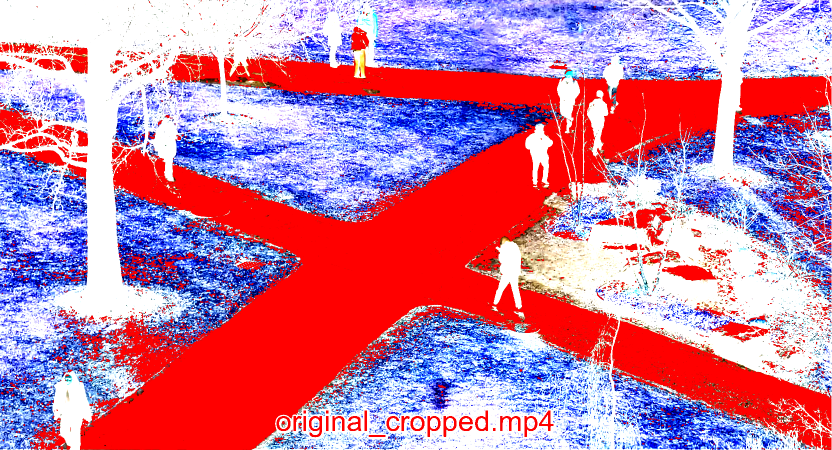
#> input picture data/test.png, 1664 x 899 px (shown at 1/2 size)
$ python calibrated_location.py
#> lines starting #> are read from the running program, lines starting #| are printed output that depends on the picture; after the words box and inside, x2 and y2 are one past the last pixel; in counts of white or black regions, pixels touching at a corner belong together
import cv2
import numpy as np

def calibrated_location(image_path, point_A, new_width, new_height):
#> called with image_path = 'data/test.png', point_A = (1122, 723), new_width = 300, new_height = 400
    img = cv2.imread(image_path)
#> img is the input picture: shape (899, 1664, 3); mean B, G, R 159.5, 126, 200.4
    # cv2.imshow('Original Image', img)

    # 手动定义四个角点和点A
    points = [(841, 607), (1370, 600), (1637, 866), (544, 845)]

    # 显示这些点
    for pt in points:
        cv2.circle(img, pt, 5, (0, 255, 0), -1)
#> img: shape (899, 1664, 3); 0.02% of pixels changed, all inside (x1, y1, x2, y2) = (539, 595, 1643, 872)
    cv2.circle(img, point_A, 5, (0, 0, 255), -1)
#> img: shape (899, 1664, 3); mean B, G, R 159.4, 126.1, 200.4
    cv2.imshow('Points Marked', img)

    # 透视变换
    src_pts = np.array(points, dtype="float32")
    dst_pts = np.array([[0, 0], [new_width, 0], [new_width, new_height], [0, new_height]], dtype="float32")
    M = cv2.getPerspectiveTransform(src_pts, dst_pts)
#> M = [[-0.332, -0.415, 531.4], [-0.0244, -1.84, 1137.8], [-0.000103, -0.00239, 1]]
    transformed_img = cv2.warpPerspective(img, M, (new_width, new_height))
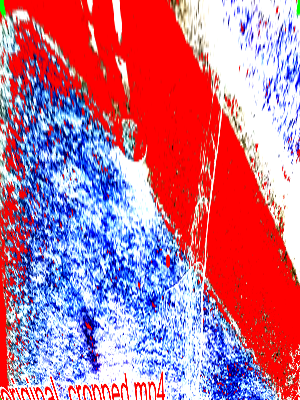
#> transformed_img: shape (400, 300, 3); mean B, G, R 144.6, 114.2, 192.7

    # 变换点A
    point_A_transformed = cv2.perspectiveTransform(np.array([[point_A]], dtype="float32"), M)
#> point_A_transformed = [[167.5, 260.8]]
    transformed_x, transformed_y = point_A_transformed[0][0] # 变换后坐标
#> transformed_x = 167.5; transformed_y = 260.8
    cv2.circle(transformed_img, (int(transformed_x), int(transformed_y)), 5, (0, 0, 255), -1)
#> transformed_img: shape (400, 300, 3); 0.04% of pixels changed, all inside (x1, y1, x2, y2) = (162, 256, 173, 265)

    # 显示变换后的图像和点A
    cv2.imshow('Transformed Image', transformed_img)
    cv2.waitKey(0)
    cv2.destroyAllWindows()

    return transformed_x, transformed_y

if __name__ == "__main__":
    point_A = (1122, 723)
    calibrated_location('data/test.png',point_A, 300, 400)
